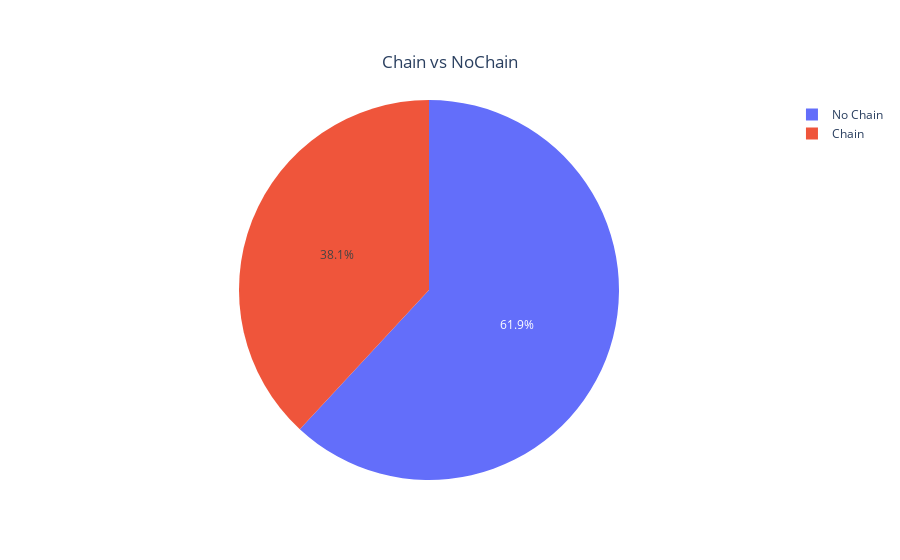

Write notebook code for a chart like this one.
### Code cell
#Visualising the data

chain_or = ['No Chain', 'Chain']
values = [5972, 3676]

fig = go.Figure(data=[go.Pie(labels=chain_or, values=values)])

fig.update_layout(
    title={
        'text': "Chain vs NoChain",
        'y':0.9,
        'x':0.5,
        'xanchor': 'center',
        'yanchor': 'top'})

fig.show()

### Figure 1 — Plotly figure (JSON) as saved in the notebook; plotly's stock layout.template omitted (floating-point values rounded to 4 significant figures)
{"data": [{"labels": ["No Chain", "Chain"], "type": "pie", "values": [5972, 3676]}], "layout": {"title": {"text": "Chain vs NoChain", "x": 0.5, "xanchor": "center", "y": 0.9, "yanchor": "top"}}}
